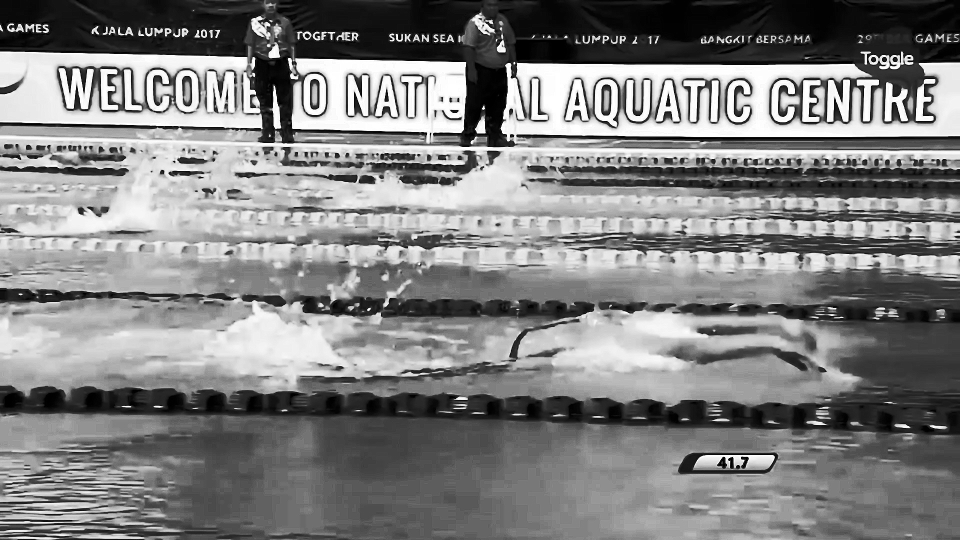
#> input picture enhanced_frames1/frame_1.jpg, 1920 x 1080 px, given in place of video 1.mp4, which was not available (shown at 1/2 size)
$ jupyter execute tracking.ipynb
#> lines starting #> are read from the running program, lines starting #| are printed output that depends on the picture; after the words box and inside, x2 and y2 are one past the last pixel; in counts of white or black regions, pixels touching at a corner belong together; pictures that were not available may be replaced by others from this repository, and a replacement may not be noted
[cell 1]
import cv2
import numpy as np

# 1. Initialize Video
cap = cv2.VideoCapture('video 1.mp4')
width  = int(cap.get(cv2.CAP_PROP_FRAME_WIDTH))
height = int(cap.get(cv2.CAP_PROP_FRAME_HEIGHT))
fps    = cap.get(cv2.CAP_PROP_FPS)

# Use XVID/AVI for the best results in OpenCV
out = cv2.VideoWriter('swimmer_tracked_box.avi', cv2.VideoWriter_fourcc(*'XVID'), fps, (width, height))

# 2. Background Subtractor (Higher threshold = steadier box)
backSub = cv2.createBackgroundSubtractorMOG2(history=500, varThreshold=100, detectShadows=False)

print("Processing: Tracking the main swimmer...")

while cap.isOpened():
    ret, frame = cap.read()
#> frame is the input picture: shape (1080, 1920, 3); min 0, max 255, mean 128.5
    if not ret:
        break

    # 3. Focus on the swimming lanes (Cropping the noise from crowd/deck)
    # We create a Region of Interest (ROI) mask
    mask_roi = np.zeros(frame.shape[:2], dtype="uint8")
    cv2.rectangle(mask_roi, (0, int(height*0.2)), (width, int(height*0.8)), 255, -1)
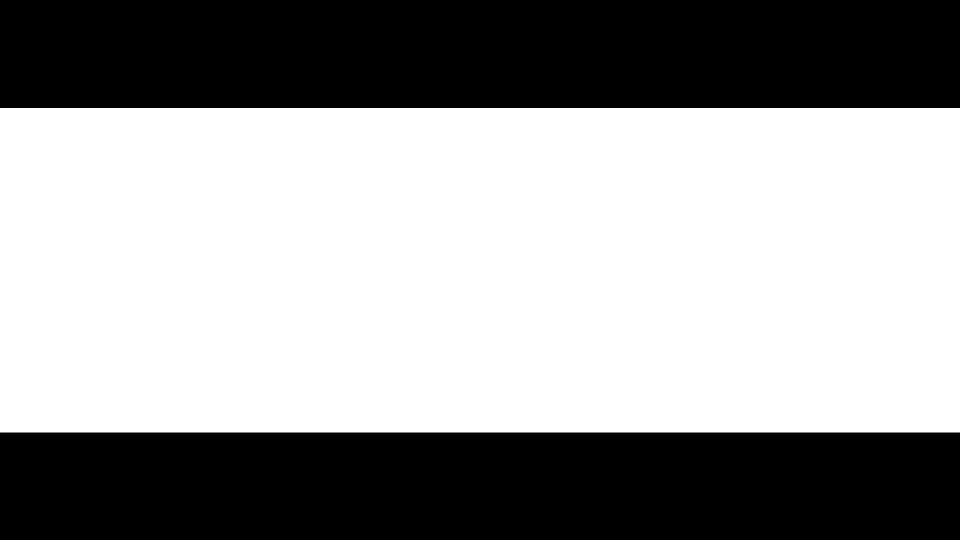
#> mask_roi: shape (1080, 1920) (shown at 1/2 size); 60.1% white; 2 black regions, box (x1, y1, x2, y2) and area: (0, 0, 1920, 216) 414720, (0, 865, 1920, 1080) 412800

    # Apply Subtraction
    fg_mask = backSub.apply(frame)
#> fg_mask: shape (1080, 1920); every value is 255
    fg_mask = cv2.bitwise_and(fg_mask, fg_mask, mask=mask_roi)

    # 4. Morphological Operations (Closing the gaps in the 'blob')
    # This helps turn the swimmer's head, arms, and body into ONE single box
    kernel = np.ones((15, 15), np.uint8)
    fg_mask = cv2.morphologyEx(fg_mask, cv2.MORPH_CLOSE, kernel)
    fg_mask = cv2.dilate(fg_mask, kernel, iterations=1)
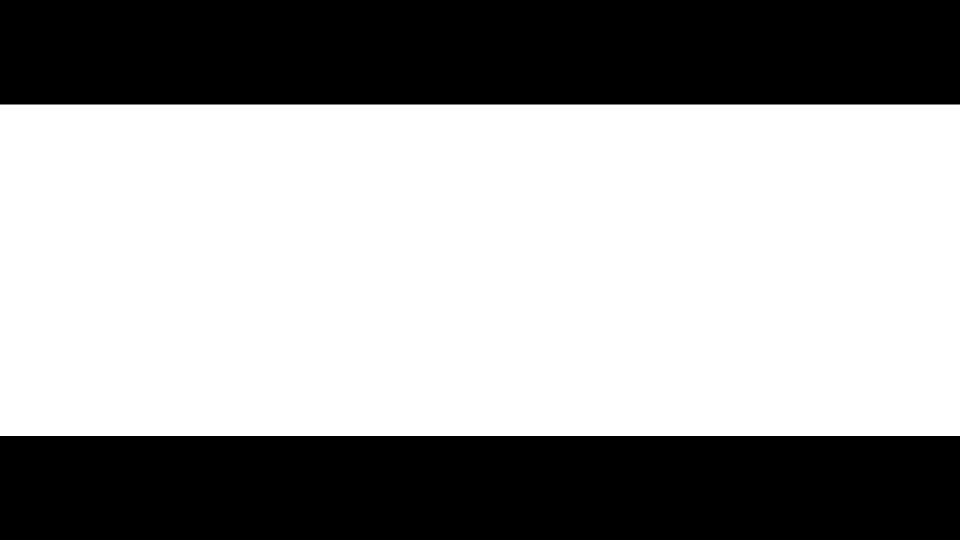
#> fg_mask: shape (1080, 1920) (shown at 1/2 size); 61.4% white; 2 black regions, box (x1, y1, x2, y2) and area: (0, 0, 1920, 209) 401280, (0, 872, 1920, 1080) 399360

    # 5. Find Contours
    contours, _ = cv2.findContours(fg_mask, cv2.RETR_EXTERNAL, cv2.CHAIN_APPROX_SIMPLE)
#> contours = [[[0, 209], [0, 871], [1919, 871], [1919, 209]]]

    if contours:
        # Pick the largest moving object (the main swimmer)
        c = max(contours, key=cv2.contourArea)
#> c = [[0, 209], [0, 871], [1919, 871], [1919, 209]]

        if cv2.contourArea(c) > 1500: # Adjust size threshold if needed
            x, y, w, h = cv2.boundingRect(c)
#> x = 0; y = 209; w = 1920; h = 663

            # 6. Draw the Box
            # Color: Green (0, 255, 0), Thickness: 3
            cv2.rectangle(frame, (x, y), (x + w, y + h), (0, 255, 0), 3)
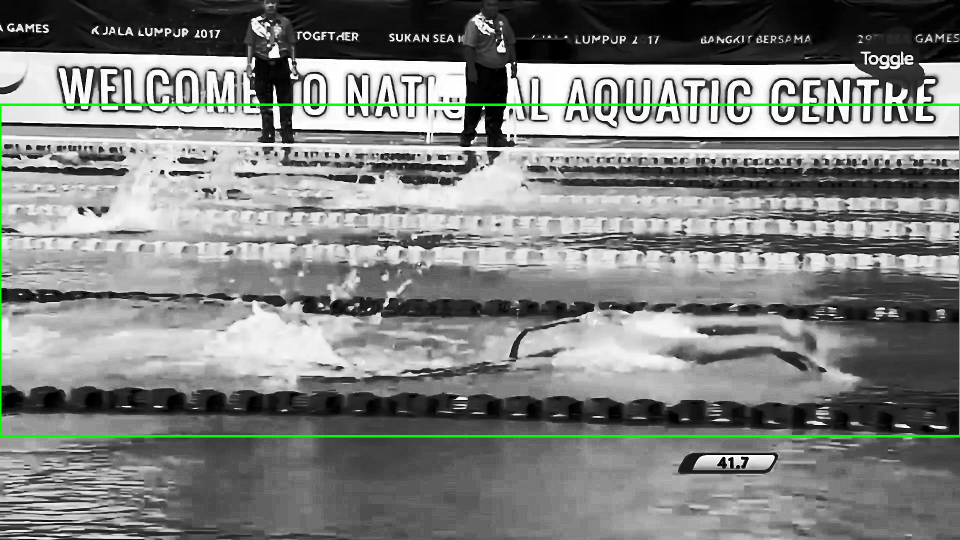
#> frame: shape (1080, 1920, 3) (shown at 1/2 size); 1.08% of pixels changed, all inside (x1, y1, x2, y2) = (0, 207, 1920, 875)

            # Optional: Add a label that follows the box
            cv2.putText(frame, "TRACKING", (x, y - 10),
                        cv2.FONT_HERSHEY_SIMPLEX, 0.6, (0, 255, 0), 2)
#> frame: shape (1080, 1920, 3); 0.04% of pixels changed, all inside (x1, y1, x2, y2) = (0, 185, 89, 201)

    out.write(frame)

# 7. Release and Save
cap.release()
out.release()
print("Done! You can now download 'swimmer video1.avi'")
